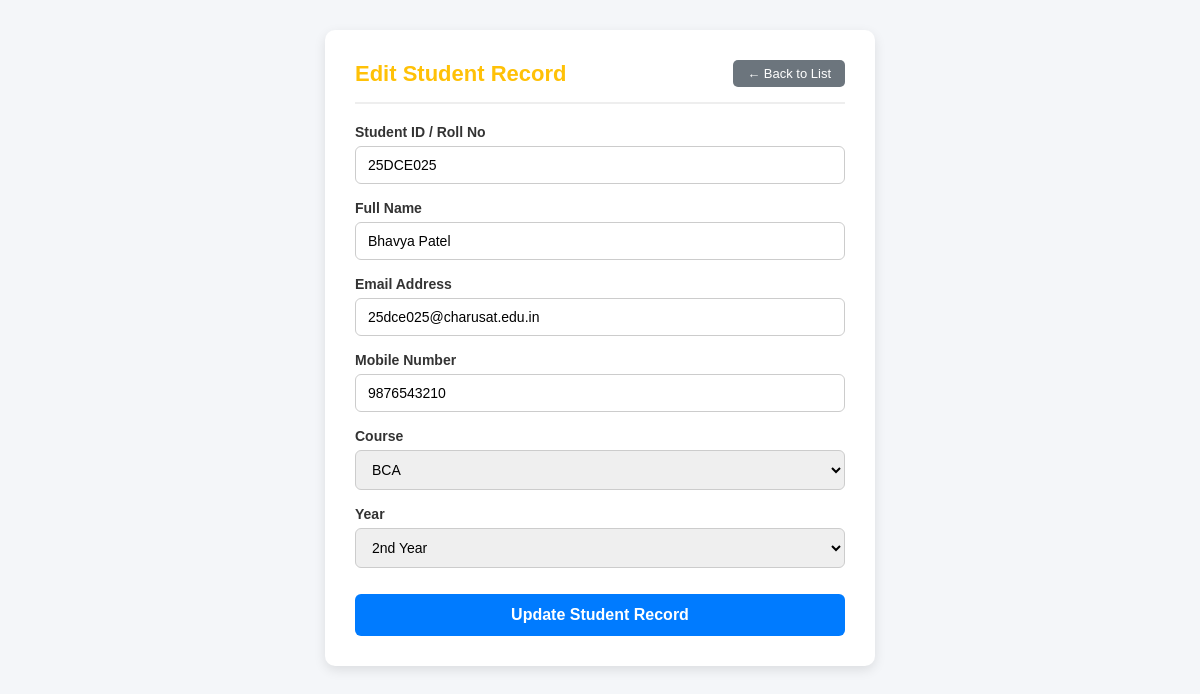
The page /edit_student.php?id=1 on the database its author committed.
### tables this page shows
CREATE TABLE IF NOT EXISTS students (
    id INT AUTO_INCREMENT PRIMARY KEY,
    student_id VARCHAR(20) NOT NULL UNIQUE,
    name VARCHAR(100) NOT NULL,
    email VARCHAR(100) NOT NULL UNIQUE,
    mobile VARCHAR(15) NOT NULL,
    course VARCHAR(50) NOT NULL,
    year INT NOT NULL,
    created_at TIMESTAMP DEFAULT CURRENT_TIMESTAMP
);

### edit_student.php (the view, shortened to what this page needs)
<?php
require_once __DIR__ . "/db.php";
$id = isset($_GET["id"]) ? intval($_GET["id"]) : 0;
$stmt = mysqli_prepare($conn, "SELECT * FROM students WHERE id = ? LIMIT 1");
mysqli_stmt_bind_param($stmt, "i", $id);
mysqli_stmt_execute($stmt);
$result = mysqli_stmt_get_result($stmt);
$student = mysqli_fetch_assoc($result);
?>
<!DOCTYPE html>
<html lang="en">
<head>
</head>
<body>
<div class="container">
    <div class="header">
        <h1>Edit Student Record</h1>
        <a href="index.php" class="btn-back">&larr; Back to List</a>
    </div>
    <form method="POST" action="edit_student.php?id=<?php echo $id; ?>">
        <div class="form-group">
            <label for="student_id">Student ID / Roll No</label>
            <input type="text" id="student_id" name="student_id" value="<?php echo htmlspecialchars($student['student_id']); ?>" required>
        </div>
        <div class="form-group">
            <label for="name">Full Name</label>
            <input type="text" id="name" name="name" value="<?php echo htmlspecialchars($student['name']); ?>" required>
        </div>
        <div class="form-group">
            <label for="email">Email Address</label>
            <input type="email" id="email" name="email" value="<?php echo htmlspecialchars($student['email']); ?>" required>
        </div>
        <div class="form-group">
            <label for="mobile">Mobile Number</label>
            <input type="tel" id="mobile" name="mobile" value="<?php echo htmlspecialchars($student['mobile']); ?>" required>
        </div>
        <div class="form-group">
            <label for="course">Course</label>
            <select id="course" name="course" required>
                <option value="BCA" <?php echo $student['course'] === 'BCA' ? 'selected' : ''; ?>>BCA</option>
            </select>
        </div>
        <div class="form-group">
            <label for="year">Year</label>
            <select id="year" name="year" required>
                <option value="2" <?php echo $student['year'] == 2 ? 'selected' : ''; ?>>2nd Year</option>
            </select>
        </div>
        <button type="submit">Update Student Record</button>
    </form>
</div>
</body>
</html>

### edit_student.php (style rules this page uses)
* { margin: 0; padding: 0; box-sizing: border-box; font-family: Arial, sans-serif; }
body { background-color: #f4f6f9; padding: 30px 15px; }
.container { max-width: 550px; margin: 0 auto; background: #ffffff; padding: 30px; border-radius: 10px; box-shadow: 0 4px 12px rgba(0,0,0,0.1); }
.header { display: flex; justify-content: space-between; align-items: center; border-bottom: 2px solid #eee; padding-bottom: 15px; margin-bottom: 20px; }
.header h1 { color: #ffc107; font-size: 22px; }
.btn-back { padding: 6px 14px; background: #6c757d; color: white; text-decoration: none; border-radius: 5px; font-size: 13px; }
.form-group { margin-bottom: 16px; }
label { display: block; margin-bottom: 6px; font-weight: bold; font-size: 14px; color: #333; }
input, select { width: 100%; padding: 10px 12px; border: 1px solid #ccc; border-radius: 6px; font-size: 14px; outline: none; }
button[type="submit"] { width: 100%; padding: 12px; background-color: #007bff; color: white; border: none; border-radius: 6px; font-size: 16px; font-weight: bold; cursor: pointer; margin-top: 10px; }

### rows shown on the page
students: student_id "25DCE025", name "Bhavya Patel", email "25dce025@charusat.edu.in", mobile "9876543210", course "BCA", year "2nd Year"
